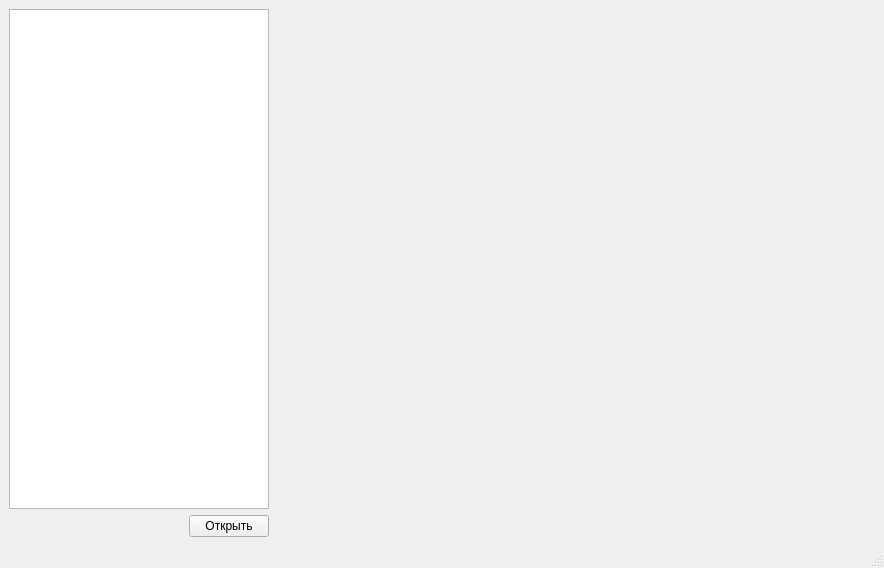
<?xml version="1.0" encoding="UTF-8"?>
<ui version="4.0">
 <class>AnalysisWindow</class>
 <widget class="QMainWindow" name="AnalysisWindow">
  <property name="geometry">
   <rect>
    <x>0</x>
    <y>0</y>
    <width>884</width>
    <height>568</height>
   </rect>
  </property>
  <property name="windowTitle">
   <string>MainWindow</string>
  </property>
  <widget class="QWidget" name="centralwidget">
   <layout class="QGridLayout" name="gridLayout">
    <item row="0" column="0">
     <layout class="QVBoxLayout" name="verticalLayout">
      <item>
       <widget class="QListView" name="listView"/>
      </item>
      <item>
       <layout class="QHBoxLayout" name="horizontalLayout">
        <item>
         <spacer name="horizontalSpacer">
          <property name="orientation">
           <enum>Qt::Horizontal</enum>
          </property>
          <property name="sizeHint" stdset="0">
           <size>
            <width>40</width>
            <height>20</height>
           </size>
          </property>
         </spacer>
        </item>
        <item>
         <widget class="QPushButton" name="openButton">
          <property name="text">
           <string>Открыть</string>
          </property>
         </widget>
        </item>
       </layout>
      </item>
     </layout>
    </item>
    <item row="0" column="1">
     <widget class="WebView" name="webView" native="true">
      <property name="minimumSize">
       <size>
        <width>600</width>
        <height>0</height>
       </size>
      </property>
     </widget>
    </item>
   </layout>
  </widget>
  <widget class="QMenuBar" name="menubar">
   <property name="geometry">
    <rect>
     <x>0</x>
     <y>0</y>
     <width>884</width>
     <height>22</height>
    </rect>
   </property>
  </widget>
  <widget class="QStatusBar" name="statusbar"/>
 </widget>
 <customwidgets>
  <customwidget>
   <class>WebView</class>
   <extends>QWidget</extends>
   <header>webkit/WebKit.h</header>
   <container>1</container>
  </customwidget>
 </customwidgets>
 <resources/>
 <connections/>
</ui>
